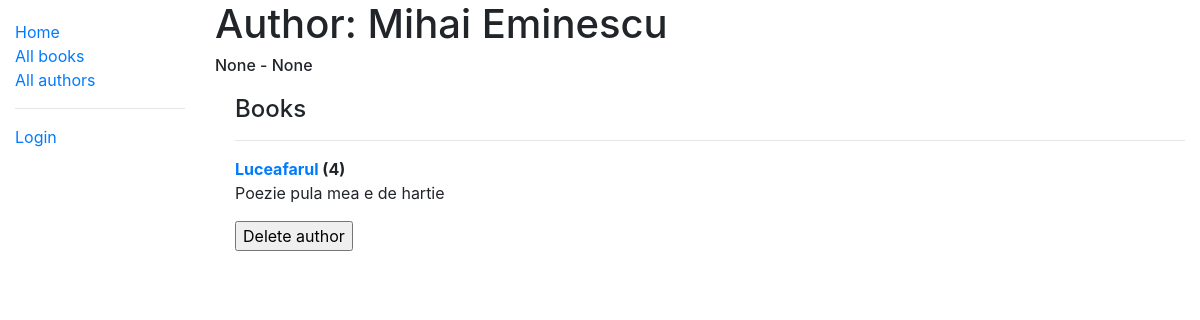
/catalog/author/2, run on the app's committed database.
### catalog/models.py (models this page shows, shortened)
class Author(models.Model):
    first_name = models.CharField(max_length=100)
    last_name = models.CharField(max_length=100)
    date_of_birth = models.DateField(null=True, blank=True)
    date_of_death = models.DateField('Died', null=True, blank=True)
    class Meta:
        ordering = ['last_name']
    def get_absolute_url(self):
        return reverse('author-detail', args=[str(self.id)])
    class Meta:
        ordering = ['last_name']

class Book(models.Model):
    title = models.CharField(max_length=200)
    author = models.ForeignKey('Author', on_delete=models.SET_NULL, null=True)
    language = models.ForeignKey('Language', on_delete=models.SET_NULL, null=True)
    summary = models.TextField(max_length=1000, help_text='Enter a brief description of the book')
    isbn = models.CharField('ISBN', max_length=13, help_text='13 Character <a href="https://www.isbn-international.org/content/what-isbn">ISBN number</a>')
    genre = models.ManyToManyField(Genre, help_text='Select a genre for this book')
    def __str__(self):
        return self.title
    def display_genre(self):
        """Create a string for the Genre. This is required to display genre in Admin."""
        return ', '.join(genre.name for genre in self.genre.all()[:3])
    display_genre.short_description = 'Genre'

### catalog/views.py (the view)
# urls.py: path('author/<int:pk>', views.AuthorDetailView.as_view(), name='author-detail'),
class AuthorDetailView(generic.DetailView):
    model = Author

### catalog/templates/catalog/author_detail.html
{% extends "base_generic.html" %}
{% block content %}
<h1>Author: {{ author.first_name }} {{ author.last_name }}</h1>
<h6>{{author.date_of_birth}} - {{author.date_of_death}}</h6>
<div style="margin-left:20px;margin-top:20px">
    <h4>Books</h4>
    <hr>
    <dl>
        {% for book in author.book_set.all %}
            <dt><a href="{% url 'book-detail' book.pk %}">{{book}}</a> ({{book.bookinstance_set.all.count}})</dt>
            <dd>{{book.summary}}</dd>
        {% endfor %}
    </dl>
    <form action="{{author.get_absolute_url}}/delete" method="get">
        <input type="submit" value='Delete author'>
    </form>
</div>
{% endblock %}

### data on the page
Author: first_name "Mihai", last_name "Eminescu", date_of_birth "None", date_of_death "None"
Book: title "Luceafarul", bookinstance_set.all.count "4", summary "Poezie pula mea e de hartie"
